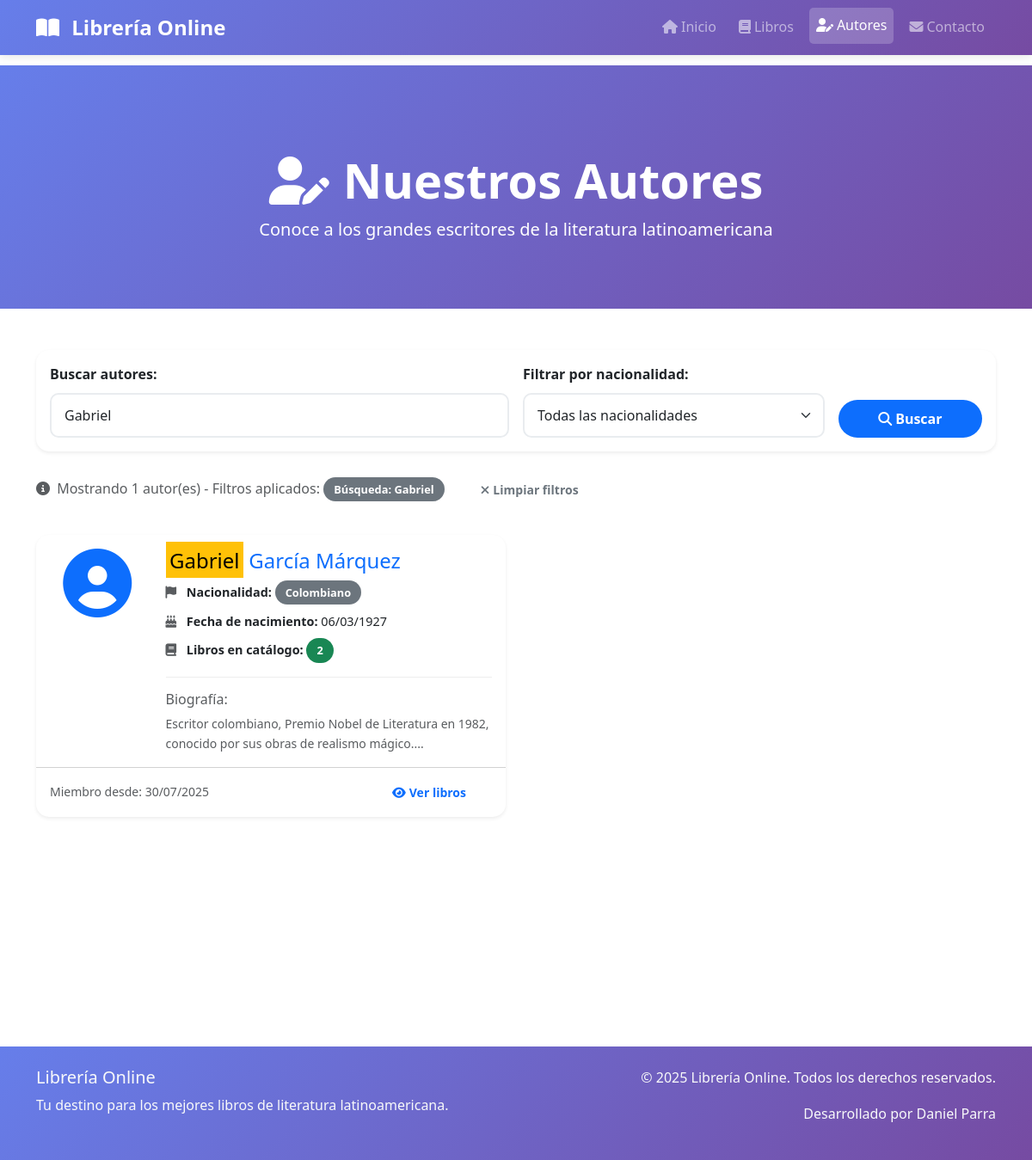
Page /autores.php?busqueda=Gabriel on the committed database.
### tables this page shows
CREATE TABLE `autores` (
  `id` int(11) NOT NULL,
  `nombre` varchar(100) NOT NULL,
  `apellido` varchar(100) NOT NULL,
  `nacionalidad` varchar(50) DEFAULT NULL,
  `fecha_nacimiento` date DEFAULT NULL,
  `biografia` text DEFAULT NULL,
  `created_at` timestamp NOT NULL DEFAULT current_timestamp()
);

### config.php (called while the page is built, shortened)
<?php
function formatearFecha($fecha) {
    return date('d/m/Y', strtotime($fecha));
}
function limpiarDatos($data) {
    $data = trim($data);
    $data = stripslashes($data);
    $data = htmlspecialchars($data);
    return $data;
}
?>

### autores.php (the view, shortened to what this page needs)
<?php
require_once 'config.php';
$busqueda = isset($_GET['busqueda']) ? limpiarDatos($_GET['busqueda']) : '';
$nacionalidad_filtro = isset($_GET['nacionalidad']) ? limpiarDatos($_GET['nacionalidad']) : '';
$sql = "SELECT a.*, COUNT(l.id) as total_libros
        FROM autores a
        LEFT JOIN libros l ON a.id = l.autor_id
        WHERE 1=1";
$params = [];
if (!empty($busqueda)) {
    $sql .= " AND (a.nombre LIKE :busqueda OR a.apellido LIKE :busqueda)";
    $params[':busqueda'] = '%' . $busqueda . '%';
}
$sql .= " GROUP BY a.id ORDER BY a.apellido ASC, a.nombre ASC";
try {
    $stmt = $pdo->prepare($sql);
    $stmt->execute($params);
    $autores = $stmt->fetchAll();
} catch(PDOException $e) {
    $autores = [];
    $nacionalidades = [];
    $error = "Error al cargar los autores: " . $e->getMessage();
}
?>
<!DOCTYPE html>
<html lang="es">
<head>
    <link href="https://cdn.jsdelivr.net/npm/bootstrap@5.3.0/dist/css/bootstrap.min.css" rel="stylesheet">
    <link href="https://cdnjs.cloudflare.com/ajax/libs/font-awesome/6.4.0/css/all.min.css" rel="stylesheet">
    <link href="css/estilos.css" rel="stylesheet">
</head>
<body>
    <nav class="navbar navbar-expand-lg navbar-dark bg-primary fixed-top">
        <div class="container">
            <a class="navbar-brand" href="index.php">
                <i class="fas fa-book-open me-2"></i>
                Librería Online
            </a>
            <div class="collapse navbar-collapse" id="navbarNav">
                <ul class="navbar-nav ms-auto">
                    <li class="nav-item">
                        <a class="nav-link" href="index.php">
                            <i class="fas fa-home me-1"></i>Inicio
                        </a>
                    </li>
                    <li class="nav-item">
                        <a class="nav-link" href="libros.php">
                            <i class="fas fa-book me-1"></i>Libros
                        </a>
                    </li>
                    <li class="nav-item">
                        <a class="nav-link active" href="autores.php">
                            <i class="fas fa-user-edit me-1"></i>Autores
                        </a>
                    </li>
                    <li class="nav-item">
                        <a class="nav-link" href="contacto.php">
                            <i class="fas fa-envelope me-1"></i>Contacto
                        </a>
                    </li>
                </ul>
            </div>
        </div>
    </nav>
    <section class="page-header">
        <div class="container">
            <div class="row">
                <div class="col-12 text-center">
                    <h1 class="display-4 fw-bold text-white">
                        <i class="fas fa-user-edit me-3"></i>Nuestros Autores
                    </h1>
                    <p class="lead text-white">Conoce a los grandes escritores de la literatura latinoamericana</p>
                </div>
            </div>
        </div>
    </section>
    <div class="container my-5">
        <div class="row mb-4">
            <div class="col-12">
                <div class="card shadow-sm">
                    <div class="card-body">
                        <form method="GET" action="">
                            <div class="row g-3">
                                <div class="col-md-6">
                                    <label for="busqueda" class="form-label">Buscar autores:</label>
                                    <input type="text"
                                           class="form-control"
                                           id="busqueda"
                                           name="busqueda"
                                           placeholder="Nombre o apellido del autor..."
                                           value="<?php echo htmlspecialchars($busqueda); ?>">
                                </div>
                                <div class="col-md-4">
                                    <label for="nacionalidad" class="form-label">Filtrar por nacionalidad:</label>
                                    <select class="form-select" id="nacionalidad" name="nacionalidad">
                                        <option value="">Todas las nacionalidades</option>
                                    </select>
                                </div>
                                <div class="col-md-2 d-flex align-items-end">
                                    <button type="submit" class="btn btn-primary w-100">
                                        <i class="fas fa-search me-1"></i>Buscar
                                    </button>
                                </div>
                            </div>
                        </form>
                    </div>
                </div>
            </div>
        </div>
        <div class="row mb-3">
            <div class="col-12">
                <p class="text-muted">
                    <i class="fas fa-info-circle me-1"></i>
                    Mostrando <?php echo count($autores); ?> autor(es)
                    <?php if (!empty($nacionalidad_filtro) || !empty($busqueda)): ?>
                        - Filtros aplicados:
                        <?php if (!empty($busqueda)): ?>
                            <span class="badge bg-secondary">Búsqueda: <?php echo htmlspecialchars($busqueda); ?></span>
                        <?php endif; ?>
                        <a href="autores.php" class="btn btn-sm btn-outline-secondary ms-2">
                            <i class="fas fa-times me-1"></i>Limpiar filtros
                        </a>
                    <?php endif; ?>
                </p>
            </div>
        </div>
        <div class="row">
            <?php if (empty($autores)): ?>
                <div class="col-12">
                    <div class="text-center py-5">
                        <i class="fas fa-user-edit fa-4x text-muted mb-3"></i>
                        <h3 class="text-muted">No se encontraron autores</h3>
                        <p class="text-muted">Intenta con otros términos de búsqueda o filtros.</p>
                        <a href="autores.php" class="btn btn-primary">Ver todos los autores</a>
                    </div>
                </div>
            <?php else: ?>
                <?php foreach($autores as $autor): ?>
                    <div class="col-lg-6 col-md-12 mb-4">
                        <div class="card h-100 shadow-sm autor-card">
                            <div class="card-body">
                                <div class="row">
                                    <div class="col-md-3 text-center mb-3">
                                        <div class="autor-avatar">
                                            <i class="fas fa-user-circle fa-5x text-primary"></i>
                                        </div>
                                    </div>
                                    <div class="col-md-9">
                                        <h4 class="card-title text-primary mb-2">
                                        </h4>
                                        <div class="autor-info mb-3">
                                            <p class="mb-2">
                                                <i class="fas fa-flag text-muted me-2"></i>
                                                <strong>Nacionalidad:</strong>
                                                <span class="badge bg-secondary"><?php echo htmlspecialchars($autor['nacionalidad']); ?></span>
                                            </p>
                                            <?php if (!empty($autor['fecha_nacimiento'])): ?>
                                            <p class="mb-2">
                                                <i class="fas fa-birthday-cake text-muted me-2"></i>
                                                <strong>Fecha de nacimiento:</strong>
                                                <?php echo formatearFecha($autor['fecha_nacimiento']); ?>
                                            </p>
                                            <?php endif; ?>
                                            <p class="mb-2">
                                                <i class="fas fa-book text-muted me-2"></i>
                                                <strong>Libros en catálogo:</strong>
                                                <span class="badge bg-success"><?php echo $autor['total_libros']; ?></span>
                                            </p>
                                        </div>
                                        <?php if (!empty($autor['biografia'])): ?>
                                        <div class="biografia-autor">
                                            <h6 class="text-muted">Biografía:</h6>
                                            <p class="card-text text-muted small">
                                                <?php echo htmlspecialchars(substr($autor['biografia'], 0, 200)) . '...'; ?>
                                            </p>
                                        </div>
                                        <?php endif; ?>
                                    </div>
                                </div>
                            </div>
                            <div class="card-footer bg-transparent">
                                <div class="d-flex justify-content-between align-items-center">
                                    <small class="text-muted">
                                        Miembro desde: <?php echo formatearFecha($autor['created_at']); ?>
                                    </small>
                                    <?php if ($autor['total_libros'] > 0): ?>
                                    <a href="libros.php?busqueda=<?php echo urlencode($autor['nombre'] . ' ' . $autor['apellido']); ?>"
                                       class="btn btn-sm btn-outline-primary">
                                        <i class="fas fa-eye me-1"></i>Ver libros
                                    </a>
                                    <?php endif; ?>
                                </div>
                            </div>
                        </div>
                    </div>
                <?php endforeach; ?>
            <?php endif; ?>
        </div>
        <?php if (!empty($autores)): ?>
        <div class="row mt-5">
            <div class="col-12">
            </div>
        </div>
        <?php endif; ?>
    </div>
    <footer class="bg-dark text-light py-4">
        <div class="container">
            <div class="row">
                <div class="col-md-6">
                    <h5>Librería Online</h5>
                    <p>Tu destino para los mejores libros de literatura latinoamericana.</p>
                </div>
                <div class="col-md-6 text-md-end">
                    <p>&copy; 2025 Librería Online. Todos los derechos reservados.</p>
                    <p>Desarrollado por Daniel Parra</p>
                </div>
            </div>
        </div>
    </footer>
</body>
</html>

### css/estilos.css (style rules this page uses)
:root { --primary-color: #0d6efd; --secondary-color: #6c757d; --success-color: #198754; --warning-color: #ffc107; --danger-color: #dc3545; --dark-color: #212529; --light-color: #f8f9fa; --gradient-primary: linear-gradient(135deg, #667eea 0%, #764ba2 100%); --gradient-hero: linear-gradient(135deg, #1e3c72 0%, #2a5298 100%); --shadow-light: 0 2px 10px rgba(0,0,0,0.1); --shadow-medium: 0 4px 20px rgba(0,0,0,0.15); --transition: all 0.3s ease; }
body { font-family: 'Segoe UI', Tahoma, Geneva, Verdana, sans-serif; padding-top: 76px; line-height: 1.6; }
.navbar { box-shadow: var(--shadow-light); background: var(--gradient-primary) !important; }
.navbar-brand { font-weight: bold; font-size: 1.5rem; }
.navbar-nav .nav-link { margin: 0 5px; border-radius: 5px; transition: var(--transition); }
.navbar-nav .nav-link:hover, .navbar-nav .nav-link.active { background-color: rgba(255,255,255,0.2); transform: translateY(-2px); }
.page-header { background: var(--gradient-primary); padding: 100px 0 60px; margin-bottom: 0; }
.card { border: none; transition: var(--transition); border-radius: 15px; overflow: hidden; }
.autor-card { transition: var(--transition); }
.autor-avatar { margin-bottom: 1rem; }
.autor-info p { margin-bottom: 0.5rem; font-size: 0.9rem; }
.biografia-autor { border-top: 1px solid #eee; padding-top: 1rem; margin-top: 1rem; }
.btn { border-radius: 25px; padding: 10px 30px; font-weight: 600; transition: var(--transition); border: none; }
.badge { padding: 8px 12px; font-size: 0.8rem; border-radius: 20px; }
.form-control, .form-select { border-radius: 10px; border: 2px solid #e9ecef; padding: 12px 15px; transition: var(--transition); }
.form-label { font-weight: 600; color: var(--dark-color); margin-bottom: 8px; }
footer { margin-top: auto; background: var(--gradient-primary) !important; }

### rows in the picture
autores: nacionalidad "Colombiano", fecha_nacimiento "06/03/1927", total_libros "2", biografia "Escritor colombiano, Premio Nobel de Literatura en 1982, conocido por sus obras de realismo mágico.", created_at "30/07/2025"

### other values in the picture
count($autores) "1"
$busqueda "Gabriel"
